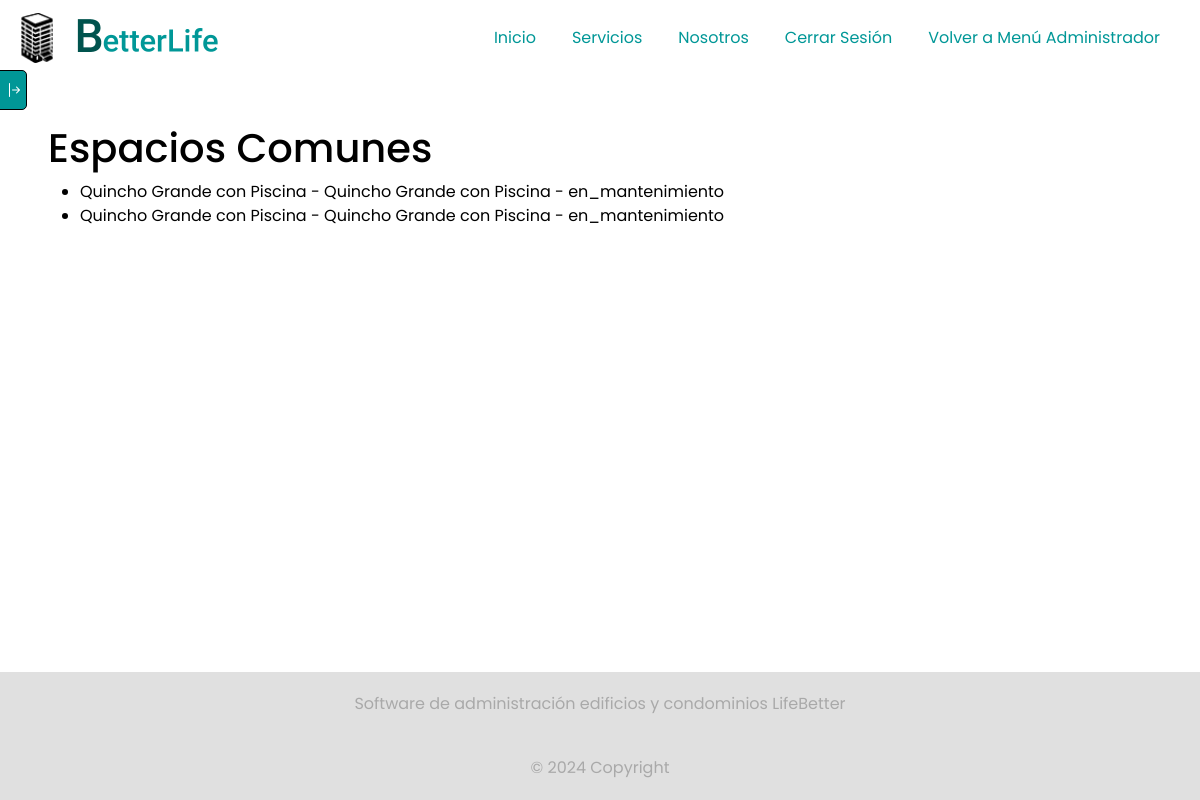
Page /listar_espacios_comunes/ (signed in) on the earlier database version.
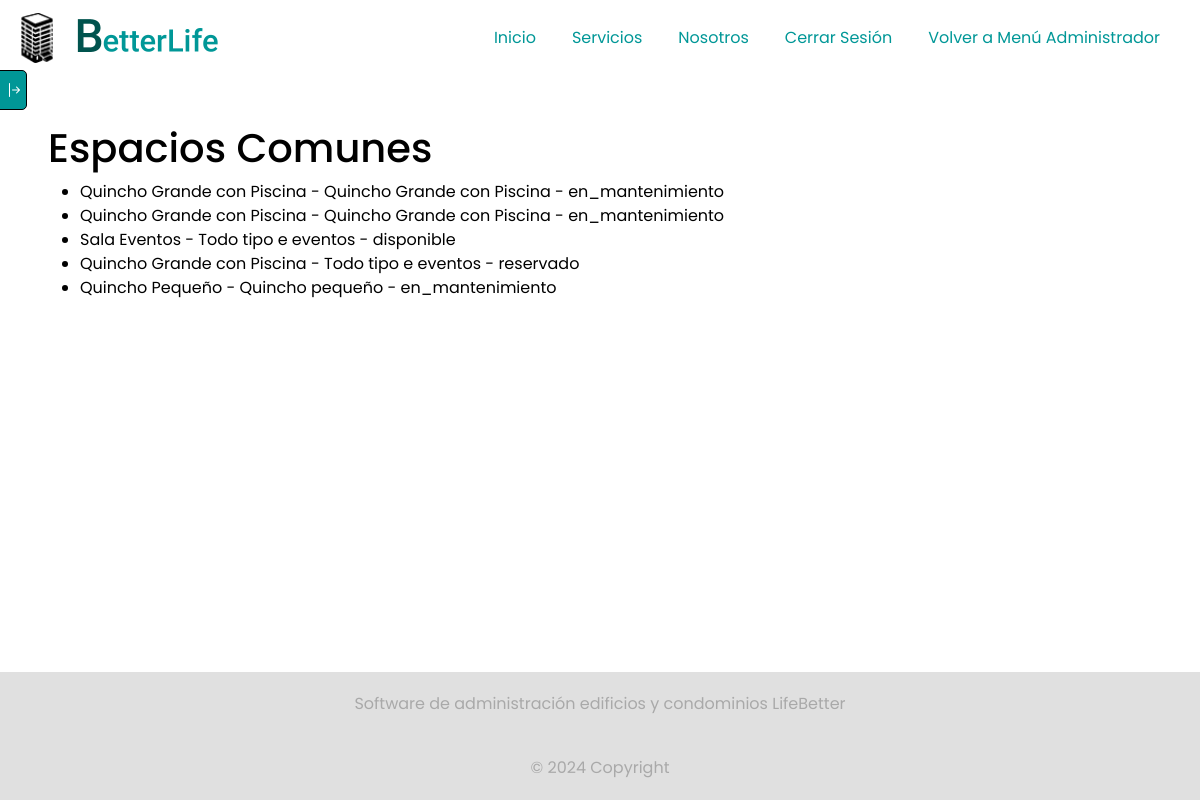
Same page on the later database version.
### LifeBetterApp/models.py (models this page shows, shortened)
class EspacioComun(models.Model):
    id_ec = models.AutoField(primary_key=True)
    nombre_ec = models.CharField(max_length=60)
    descripcion_ec = models.CharField(max_length=60)
    capacidad_ec = models.IntegerField()
    estado_ec = models.CharField(max_length=20, choices=[
        ('disponible', 'Disponible'),
        ('reservado', 'Reservado'),
        ('en_mantenimiento', 'En Mantenimiento'),
    ], default='disponible')
    class Meta:
        db_table = 'espacio_comun'
        verbose_name = 'Espacio Común'
        verbose_name_plural = 'Espacios Comunes'

### LifeBetterApp/views.py (the view)
# urls.py: path('listar_espacios_comunes/', views.listar_espacios_comunes, name='listar_espacios_comunes'),
@login_required
def listar_espacios_comunes(request):
    espacios = EspacioComun.objects.all()
    return render(request, 'administrador/listar_espacios_comunes.html', {'espacios': espacios})

### LifeBetterApp/templates/administrador/listar_espacios_comunes.html (shortened to what this page needs)
{% extends "../index.html" %}
{% load static %}
{% block body %}
{% include 'componentes/sidenav.html' %}
  <h1>Espacios Comunes</h1>
  <ul>
    {% for espacio in espacios %}
    <li>{{ espacio.nombre_ec }} - {{ espacio.descripcion_ec }} - {{ espacio.estado_ec }}</li>
    {% endfor %}
  </ul>
{% endblock %}

### LifeBetterApp/templates/index.html (shortened to what this page needs)
{% load static %}
<!DOCTYPE html>
<html lang="en">
  <head>
    <link rel="stylesheet" type="text/css" href="{% static 'css/bootstrap.min.css' %}" />
    <link href="https://cdn.jsdelivr.net/npm/bootstrap@5.2.3/dist/css/bootstrap.min.css" rel="stylesheet">
    <link rel="stylesheet" href="https://cdn.jsdelivr.net/npm/bootstrap-icons@1.11.3/font/bootstrap-icons.min.css">
    <link rel="stylesheet" href="https://cdnjs.cloudflare.com/ajax/libs/font-awesome/6.0.0/css/all.min.css">
    <link rel="stylesheet" type="text/css" href="{% static 'css/calendar.css' %}" />
    <link rel="stylesheet" type="text/css" href="{% static 'css/base.css' %}" />
    <link rel="stylesheet" type="text/css" href="{% static 'css/nav.css' %}" />
    <link rel="stylesheet" type="text/css" href="{% static 'css/components.css' %}" />
  </head>
  <body>
    <div id="gridContainer" class="grid-container">
      {% include 'componentes/header.html' %}
      <div class="container-fluid p-5 lifebetter-container">{% block body %} {% endblock %}</div>
      {% include 'componentes/footer.html' %}
    </div>
  </body>
</html>

### LifeBetterApp/templates/componentes/header.html
{% load static %}
<div class="grid-header">
  {% include 'componentes/navigate.html' %}
</div>

### LifeBetterApp/templates/componentes/navigate.html (shortened to what this page needs)
{% load static %}
<div class="grid-header">
  <nav class="navbar navbar-expand-lg">
    <div class="container-fluid">
      <div class="navbar-brand">
        <img src="{% static 'img/logo/logoventana.png' %}" width="50" height="50" alt="Logo Ventana" />
        <img src="{% static 'img/logo/LOGOBETTERLIFE.png' %}" width="150" height="50" alt="Logo Better Life" />
      </div>
      <div class="collapse navbar-collapse justify-content-end" id="navbarSupportedContent">
        <ul class="navbar-nav mb-2 mb-lg-0 ms-auto">
          <li class="nav-item">
            <a class="nav-link" aria-current="page" href="{% url 'home' %}">Inicio</a>
          </li>
          <li class="nav-item">
            <a class="nav-link" href="{% url 'servicio' %}">Servicios</a>
          </li>
          <li class="nav-item">
            <a class="nav-link" href="{% url 'nosotros' %}">Nosotros</a>
          </li>
          <li class="nav-item">
            {% if user.is_authenticated %}
            <a class="nav-link" href="{% url 'logout' %}">Cerrar Sesión</a>
            {% else %}
            <a class="nav-link" href="{% url 'login' %}">Iniciar Sesión</a>
            {% endif %}
          </li>
          {% if request.user.role == 'adminedificio' %}
          <li class="nav-item">
            <a class="nav-link" href="{% url 'adminedificio' %}">Volver a Menú Administrador</a>
          </li>
          {% endif %}
        </ul>
      </div>
    </div>
  </nav>
</div>

### LifeBetterApp/templates/componentes/sidenav.html (shortened to what this page needs)
<button class="btn btn-primary" type="button" data-bs-toggle="offcanvas" data-bs-target="#offcanvasWithBothOptions"
  aria-controls="offcanvasWithBothOptions">
  <i class="bi bi-arrow-bar-right"></i>
</button>

### LifeBetterApp/templates/componentes/footer.html
{% load static %}
<div class="grid-footer">
    <footer class="footer">Software de administración edificios y condominios LifeBetter</footer>
    <footer class="footer">© 2024 Copyright</footer>
</div>

### LifeBetterApp/static/css/base.css (style rules this page uses)
:root { --primary-color: #009797; --secondary-color: #000000; --background-color: #ffffff; --sidebar-background: #e0e0e0; --text-color: var(--secondary-color); --tertiary-color: #505050; }
body { font-family: 'Poppins', sans-serif; min-height: 100vh; background-color: var(--background-color); color: var(--text-color); transition: background-color 0.5s ease, color 0.5s ease; }
.btn-primary { display: inline-block; padding: 10px 20px; background-color: var(--primary-color); color: var(--background-color); text-decoration: none; border-color: var(--secondary-color); border-radius: 5px; transition: background-color 0.3s ease; }

### LifeBetterApp/static/css/nav.css (style rules this page uses)
.navbar { background-color: var(--background-color); display: flex; justify-content: flex-end; align-items: center; margin-left: 0 !important; }
.navbar-brand { display: flex; align-items: center; }
.navbar-brand img { margin-right: 10px; }
.navbar a { color: var(--primary-color); font-size: 100%; margin-right: 20px; }
.navbar-collapse { align-items: center; justify-content: space-between; width: auto; max-height: 250px; overflow-y: auto; }
.btn-primary[data-bs-toggle="offcanvas"] { width: 40px; position: fixed; top: 70px; left: -15px; z-index: 1030; height: 40px; }
.bi::before, [class*=" bi-"]::before, [class^=bi-]::before { vertical-align: 0; }

### LifeBetterApp/static/css/components.css (style rules this page uses)
.footer { text-align: center; padding: 20px; background-color: var(--sidebar-background); color: darkgrey; width: 100%; }
.lifebetter-container { min-height: calc(100vh - 128px - 76px); }

Differences in the rows shown:
added EspacioComun: nombre_ec "Sala Eventos", descripcion_ec "Todo tipo e eventos", estado_ec "disponible"
added EspacioComun: nombre_ec "Quincho Grande con Piscina", descripcion_ec "Todo tipo e eventos", estado_ec "reservado"
added EspacioComun: nombre_ec "Quincho Pequeño", descripcion_ec "Quincho pequeño", estado_ec "en_mantenimiento"
